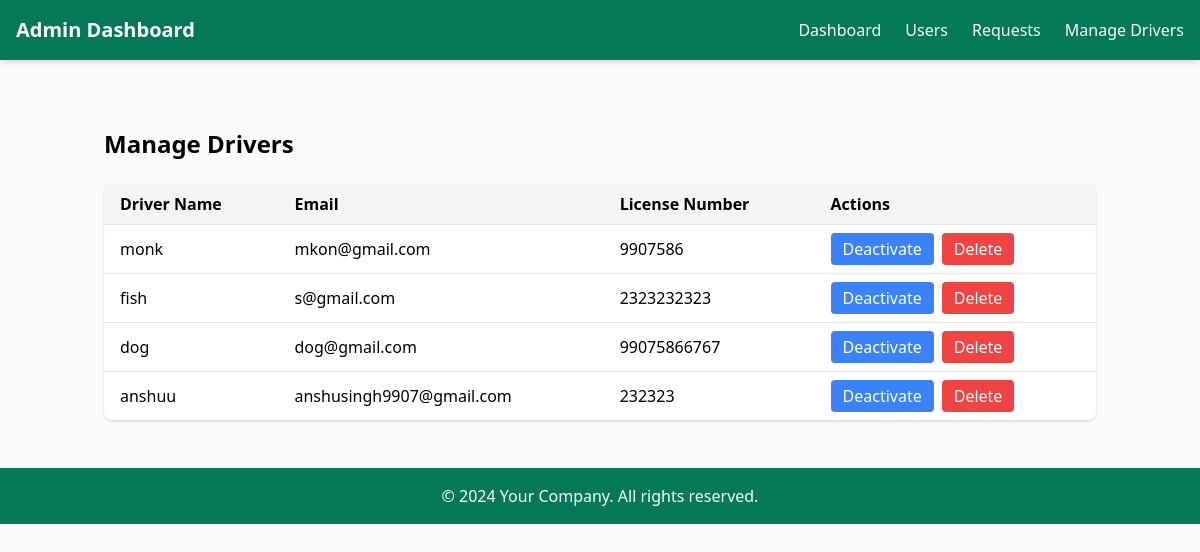
Page /adminn/manage_drivers/ (signed in) on the committed database.
### driverapp/models.py (models this page shows, shortened)
class DriverProfile(models.Model):
    user = models.OneToOneField(User, on_delete=models.CASCADE, related_name='driver_profile')
    license_number = models.CharField(max_length=50)
    phone_number = models.CharField(max_length=15)
    vehicle_details = models.TextField()
    address = models.TextField()
    created_at = models.DateTimeField(auto_now_add=True)

### account_app/decorators.py (the view)
        def _wrapped_view(request, *args, **kwargs):
            if request.user.is_authenticated:
                if request.user.is_superuser:
                    if 'admin' in allowed_roles:  # Admin-only pages
                        return view_func(request, *args, **kwargs)
                    else:
                        return HttpResponseForbidden("Admins cannot access this page.")
                if hasattr(request.user, 'userprofile') and request.user.userprofile.role in allowed_roles:
                    return view_func(request, *args, **kwargs)
                else:
                    return HttpResponseForbidden("You do not have permission to access this page.")
            else:
                return redirect('login_user')  # Replace with your login URL name

### adminapp/views.py (called while the page is built)
@role_required(allowed_roles=['admin'])
def manage_drivers(request):
    drivers = DriverProfile.objects.select_related('user').all()
    context = {"drivers": drivers}
    return render(request, "adminapp/manage_drivers.html", context)

### templates/adminapp/manage_drivers.html
{% extends "adminapp/base.html" %}
{% block content %}
<div class="container mx-auto mt-8 p-4">
    <h2 class="text-2xl font-bold mb-6">Manage Drivers</h2>
    {% if drivers %}
    <table class="min-w-full bg-white shadow rounded-lg">
        <thead class="bg-gray-100">
            <tr>
                <th class="py-2 px-4 text-left">Driver Name</th>
                <th class="py-2 px-4 text-left">Email</th>
                <th class="py-2 px-4 text-left">License Number</th>
                <th class="py-2 px-4 text-left">Actions</th>
            </tr>
        </thead>
        <tbody>
            {% for driver in drivers %}
                <tr class="border-t">
                    <td class="py-2 px-4">{{ driver.user.username }}</td>
                    <td class="py-2 px-4">{{ driver.user.email }}</td>
                    <td class="py-2 px-4">{{ driver.license_number }}</td>
                    <td class="py-2 px-4 flex space-x-2">
                        <a href="{% url 'adminapp:toggle_user_status' driver.user.id %}" class="bg-blue-500 text-white py-1 px-3 rounded hover:bg-blue-700">
                            {% if driver.user.is_active %} Deactivate {% else %} Activate {% endif %}
                        </a>
                        <a href="{% url 'adminapp:delete_user' driver.user.id %}" class="bg-red-500 text-white py-1 px-3 rounded hover:bg-red-700">
                            Delete
                        </a>
                    </td>
                </tr>
            {% endfor %}
        </tbody>
    </table>
    {% else %}
        <p class="text-gray-600 mt-4">No drivers found.</p>
    {% endif %}
</div>
{% endblock %}

### rows in the picture
DriverProfile: user.username "monk", user.email "mkon@gmail.com", license_number "9907586", shows "Deactivate"
DriverProfile: user.username "fish", user.email "s@gmail.com", license_number "2323232323", shows "Deactivate"
DriverProfile: user.username "dog", user.email "dog@gmail.com", license_number "99075866767", shows "Deactivate"
DriverProfile: user.username "anshuu", user.email "anshusingh9907@gmail.com", license_number "232323", shows "Deactivate"
